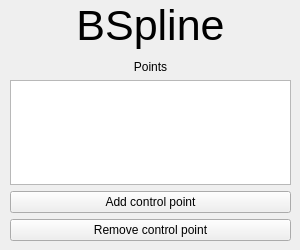
<?xml version="1.0" encoding="UTF-8"?>
<ui version="4.0">
 <class>BSplineWidget</class>
 <widget class="QWidget" name="BSplineWidget">
  <property name="geometry">
   <rect>
    <x>0</x>
    <y>0</y>
    <width>300</width>
    <height>250</height>
   </rect>
  </property>
  <property name="minimumSize">
   <size>
    <width>300</width>
    <height>250</height>
   </size>
  </property>
  <property name="windowTitle">
   <string>Form</string>
  </property>
  <widget class="QWidget" name="verticalLayoutWidget">
   <property name="geometry">
    <rect>
     <x>10</x>
     <y>60</y>
     <width>281</width>
     <height>181</height>
    </rect>
   </property>
   <layout class="QVBoxLayout" name="verticalLayout">
    <item>
     <layout class="QVBoxLayout" name="verticalLayout_3">
      <item>
       <widget class="QLabel" name="label">
        <property name="text">
         <string>Points</string>
        </property>
        <property name="alignment">
         <set>Qt::AlignCenter</set>
        </property>
       </widget>
      </item>
      <item>
       <widget class="QListWidget" name="pointList"/>
      </item>
     </layout>
    </item>
    <item>
     <widget class="QPushButton" name="addPoint">
      <property name="text">
       <string>Add control point</string>
      </property>
     </widget>
    </item>
    <item>
     <widget class="QPushButton" name="removePoint">
      <property name="text">
       <string>Remove control point</string>
      </property>
     </widget>
    </item>
   </layout>
  </widget>
  <widget class="QLabel" name="MeshLabel">
   <property name="geometry">
    <rect>
     <x>0</x>
     <y>0</y>
     <width>301</width>
     <height>51</height>
    </rect>
   </property>
   <property name="maximumSize">
    <size>
     <width>500</width>
     <height>100</height>
    </size>
   </property>
   <property name="font">
    <font>
     <pointsize>32</pointsize>
    </font>
   </property>
   <property name="layoutDirection">
    <enum>Qt::LeftToRight</enum>
   </property>
   <property name="text">
    <string>BSpline</string>
   </property>
   <property name="alignment">
    <set>Qt::AlignCenter</set>
   </property>
  </widget>
 </widget>
 <resources/>
 <connections/>
</ui>
